Frame 1 (no input): blank canvas, image omitted
Frame 60 (the mouse pressed at the canvas centre just before this capture): blank canvas, image omitted
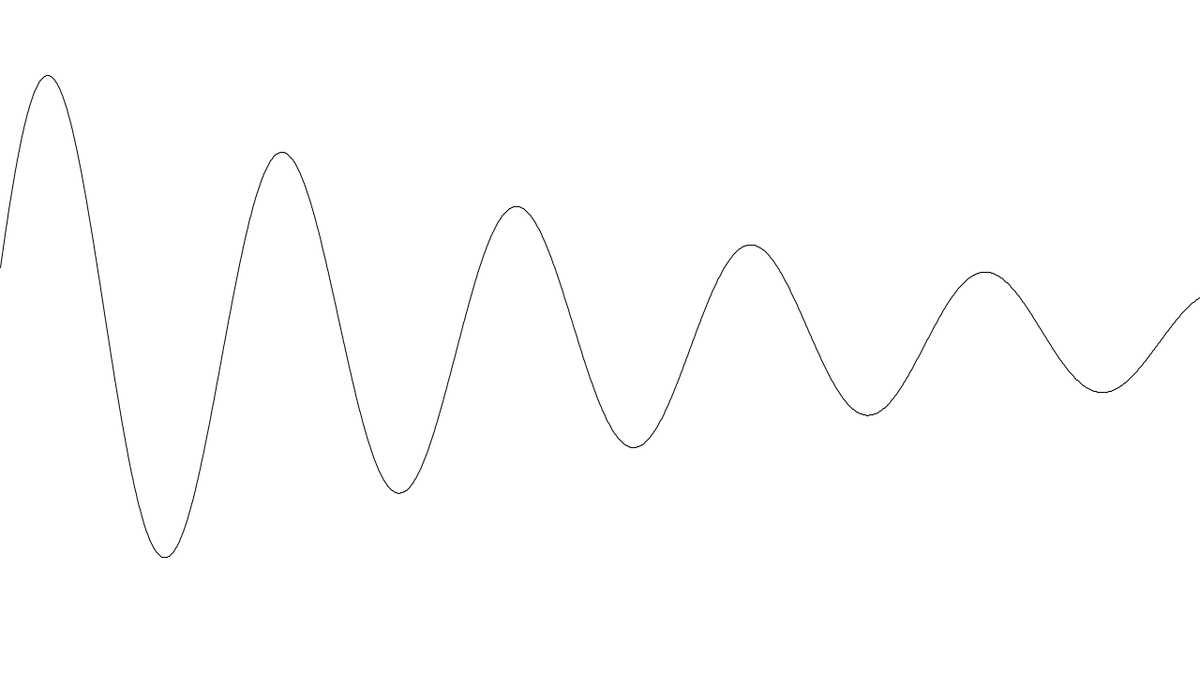
Frame 120 (the mouse held since frame 60 and released just before this capture)

The Processing sketch whose frames 1 and 60 were blank and that drew this single picture after the mouse press (run headless with seeded random() and noise(); from frame 60 on, the mouse is pressed at the canvas centre):

// Processing sketch: wave
// ── wave.pde
int t;
float T;
float lamda;
ArrayList<PVector> points;
void setup(){
  size(1280,720);
  lamda = 0;
  T = 1;
}

void draw(){
  lamda = map( mouseX, 0, width, 0, 500);
  T = map( mouseY, 0, height, 0.1, 60);
  points = new ArrayList<PVector>();
  background(255);
  translate(0,height/2);
  for(int x = 0 ; x < width ; x++){
    points.add(getpoint(t,x,T,lamda));
  }
  for(int x = 0 ; x < width-1 ; x++){
    line(points.get(x).x,points.get(x).y,points.get(x+1).x,points.get(x+1).y);
  }
  t++;
}

PVector getpoint(float t, float x, float period, float lamda){
  return new PVector(x, pow(2,-(x/500))*300*sin(TWO_PI*((t/period)-(x/lamda))));
}
